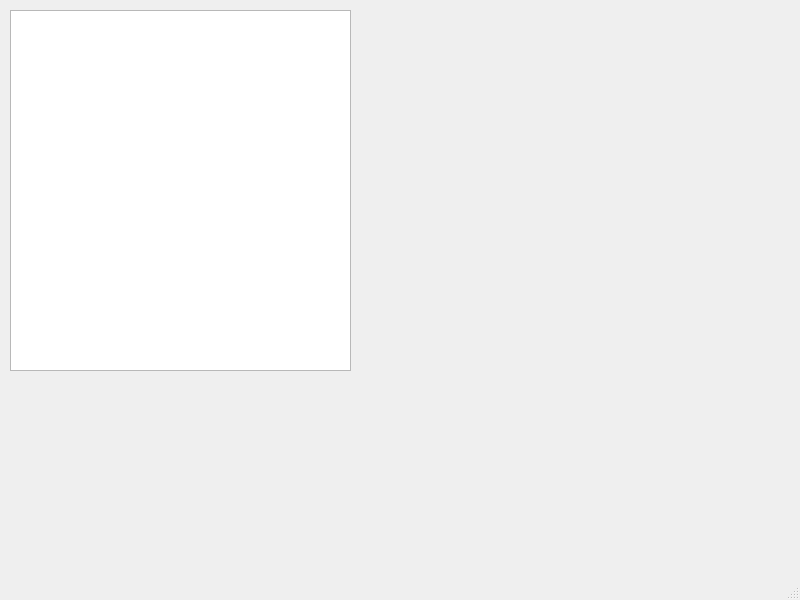
<?xml version="1.0" encoding="UTF-8"?>
<ui version="4.0">
 <class>MainWindow</class>
 <widget class="QMainWindow" name="MainWindow">
  <property name="geometry">
   <rect>
    <x>0</x>
    <y>0</y>
    <width>800</width>
    <height>600</height>
   </rect>
  </property>
  <property name="windowTitle">
   <string>MainWindow</string>
  </property>
  <widget class="QWidget" name="centralwidget">
   <widget class="QGraphicsView" name="graphicsView">
    <property name="geometry">
     <rect>
      <x>10</x>
      <y>10</y>
      <width>341</width>
      <height>361</height>
     </rect>
    </property>
   </widget>
  </widget>
  <widget class="QMenuBar" name="menubar">
   <property name="geometry">
    <rect>
     <x>0</x>
     <y>0</y>
     <width>800</width>
     <height>17</height>
    </rect>
   </property>
  </widget>
  <widget class="QStatusBar" name="statusbar"/>
 </widget>
 <resources/>
 <connections/>
</ui>
